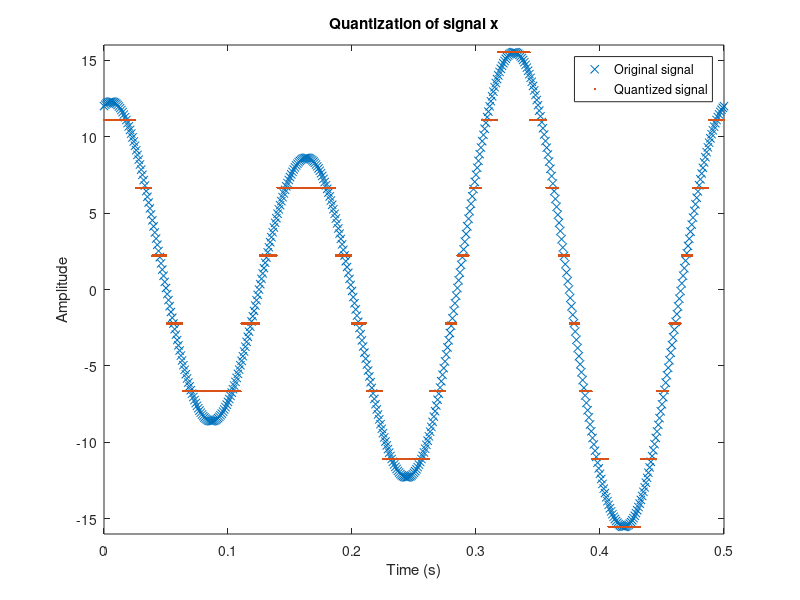

This figure's MATLAB source:
%ID: 19-41468-3
A = 1;
B = 9;
C = 4;
D = 1;
E = 4;
F = 6;
G = 8;
H = 3;

a1 = A+C+1; %a1 = 6
a2 = A+D+2; %a2 = 4
a3 = A+E+1; %a3 = 6
f1 = A+E+1; %f1 = 6
f2 = A+D+2; %f2 = 4
f3 = A+C+1; %f3 = 6

fs = 1000;
t = 0:1/fs:1;

x1 = a1*cos(2*pi*f1*t);
x2 = a2*sin(2*pi*f2*t);
x3 = a3*cos(2*pi*f3*t);

signal_x = x1+x2+x3;

p = linspace(-14,14,7);
c = linspace(-15.53,15.53,8);
[i,q] = quantiz(signal_x,p,c);
plot(t,signal_x,'x',t,q,'.')
axis([0 0.5 -16 16])
title('Quantization of signal x');
legend('Original signal','Quantized signal');
xlabel('Time (s)');
ylabel('Amplitude');